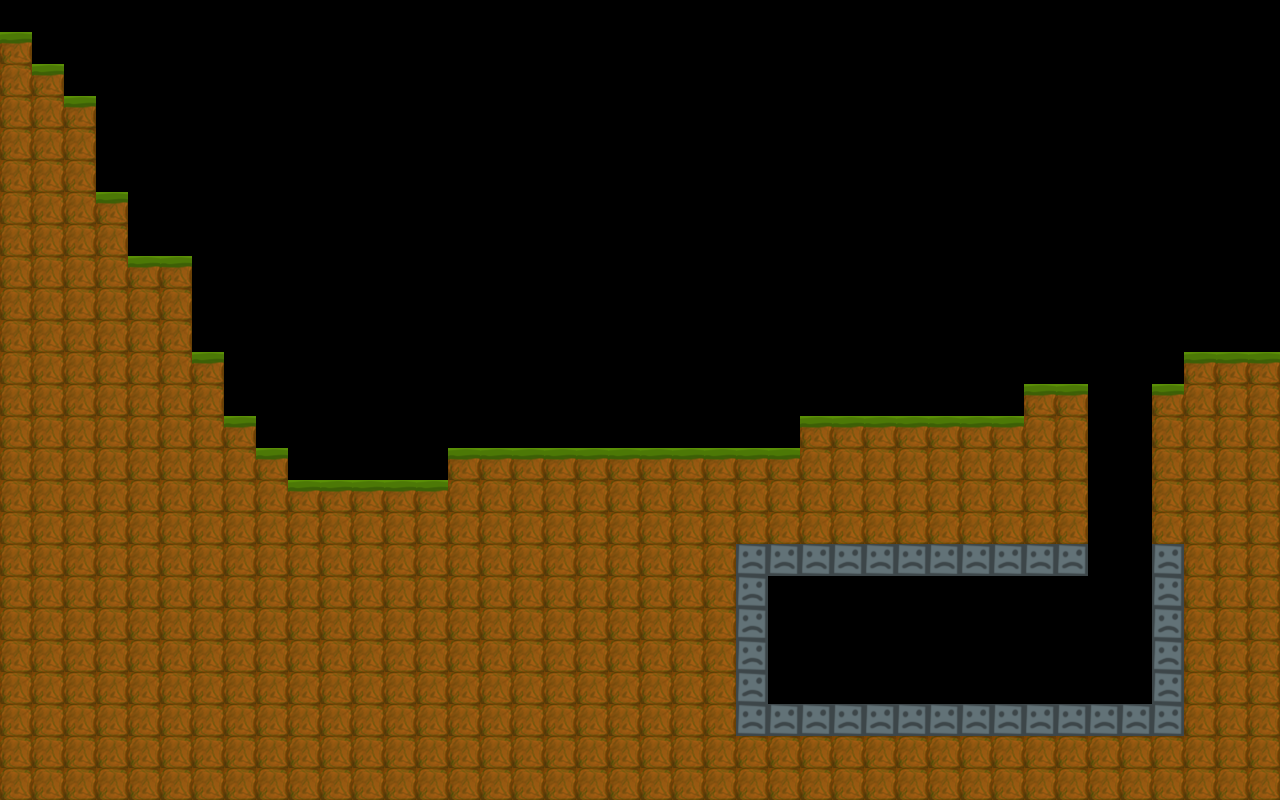

Rendered tile map (Tiled .tmx) drawn with the repository's tilesets; below, a short description and the map source with its tile grids summarised:
An orthogonal 40x25 tile map with 32x32 px tiles, 1 tile layer (Kachelebene 1).

<map version="1.0" orientation="orthogonal" width="40" height="25" tilewidth="32" tileheight="32">
 <tileset firstgid="1" name="Collision" tilewidth="32" tileheight="32">
  <image source="tileset.png" width="128" height="128" />
 </tileset>
 <layer name="Kachelebene 1" width="40" height="25">
  <data>[1000 cells, 461 non-empty, 3 distinct tile ids]</data>
 </layer>
</map>
